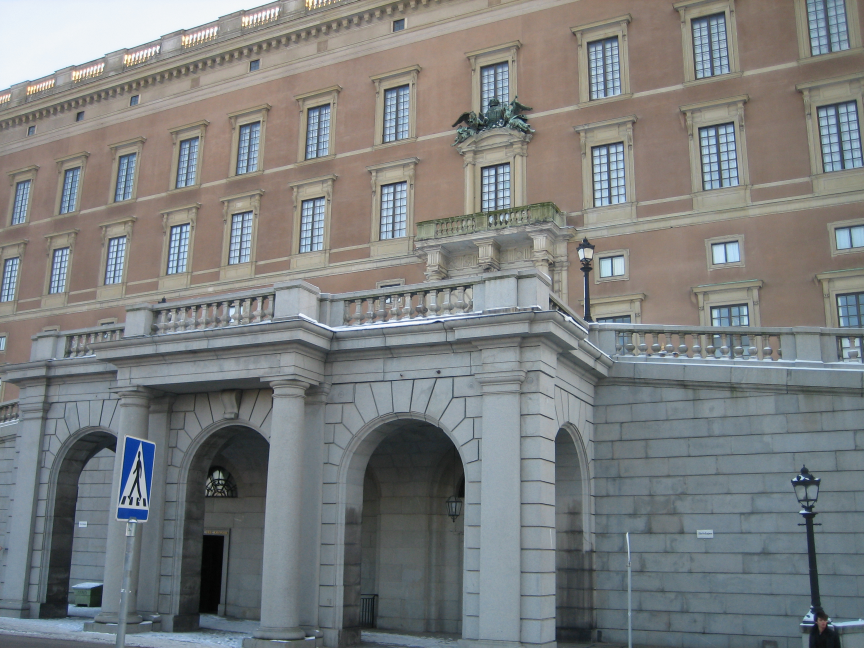
#> input picture Data2/client/obj10_t1.JPG, 2592 x 1944 px (shown at 1/3 size); its folder holds only this picture in this run
$ python feature_extraction.py
#> lines starting #> are read from the running program, lines starting #| are printed output that depends on the picture
### utils.py
import os
import cv2


def read_images(root_folder):
    client_dict = {}
    server_dict = {}
    for root, folder, files in os.walk(os.path.join(root_folder, 'client')):
        for name in files:
            img_path = os.path.join(root, name)
            if img_path.endswith('.JPG'):
                img = cv2.cvtColor(cv2.imread(img_path), cv2.COLOR_BGR2GRAY)
                obj_num = name.split('.JPG')[0].split('obj')[-1]
                client_dict[obj_num] = img

    for root, folder, files in os.walk(os.path.join(root_folder, 'server')):
        for name in files:
            img_path = os.path.join(root, name)
            if img_path.endswith('.JPG'):
                img = cv2.cvtColor(cv2.imread(img_path), cv2.COLOR_BGR2GRAY)
                obj_num = name.split('.JPG')[0].split('obj')[-1]
                server_dict[obj_num] = img
    print(client_dict.keys(), server_dict.keys())
    return client_dict, server_dict

### feature_extraction.py
from utils import *
import numpy as np


def kp_detector_sift(img, n_features=0, contrast_threshold=0.04, edge_threshold=10, if_plot=False):
    sift = cv2.xfeatures2d.SIFT_create(nfeatures=n_features, contrastThreshold=contrast_threshold,
                                       edgeThreshold=edge_threshold)
    kp, des = sift.detectAndCompute(img, None)  # keypoints and descriptors
    if if_plot:
        kp_img = cv2.drawKeypoints(img, kp, img, flags=cv2.DRAW_MATCHES_FLAGS_DRAW_RICH_KEYPOINTS)
        cv2.imshow('kp_img', kp_img)
        cv2.waitKey(0)
        cv2.destroyAllWindows()
    # print(len(des))
    return des


def group_features(data_dict, obj_num_max, img_num_max, img_name_pre='', if_plot=False):
    stacked_dict = {}
    num_features = []
    for obj_num in range(1, obj_num_max+1, 1):
        des_object = []
        for img_num in range(1, img_num_max+1, 1):
            obj_key = f'{obj_num}_{img_name_pre}{img_num}'
            if obj_key in data_dict.keys():
                server_img = data_dict[obj_key]
                # if_plot = True if img_num == 1 and obj_num <= 2 else False
                server_des = kp_detector_sift(server_img, n_features=5000, if_plot=if_plot)
                des_object.append(server_des)
        feature_object = np.concatenate(des_object, axis=0)
        num_features.append(feature_object.shape[0])
        stacked_dict[obj_num] = feature_object
    return stacked_dict, num_features


def main():
    client_dict, server_dict = read_images('Data2')
#> in read_images, `img = cv2.cvtColor(cv2.imread(img_path), cv2.COLOR_BGR2GRAY)`:
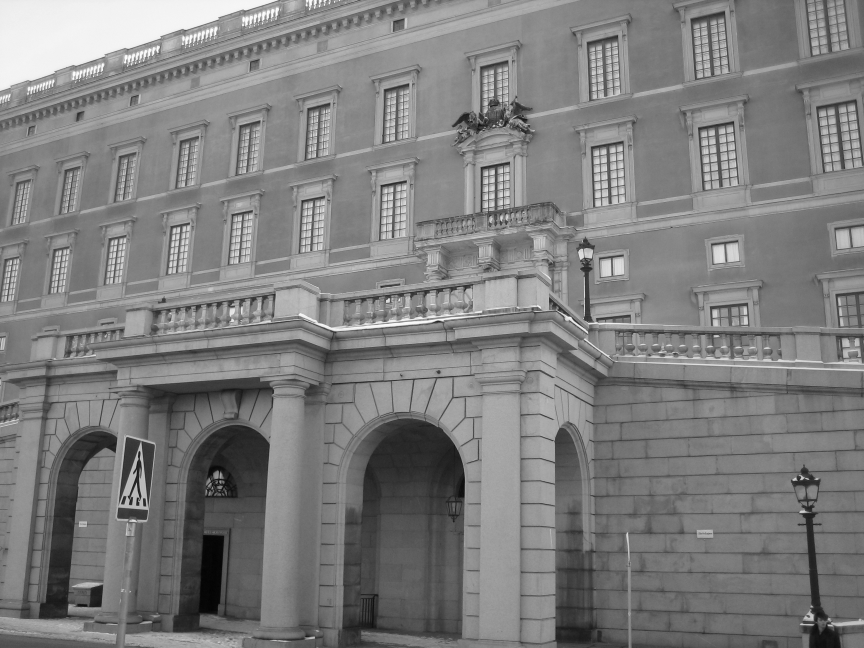
#> img: shape (1944, 2592) (shown at 1/3 size); min 0, max 255, mean 126.4
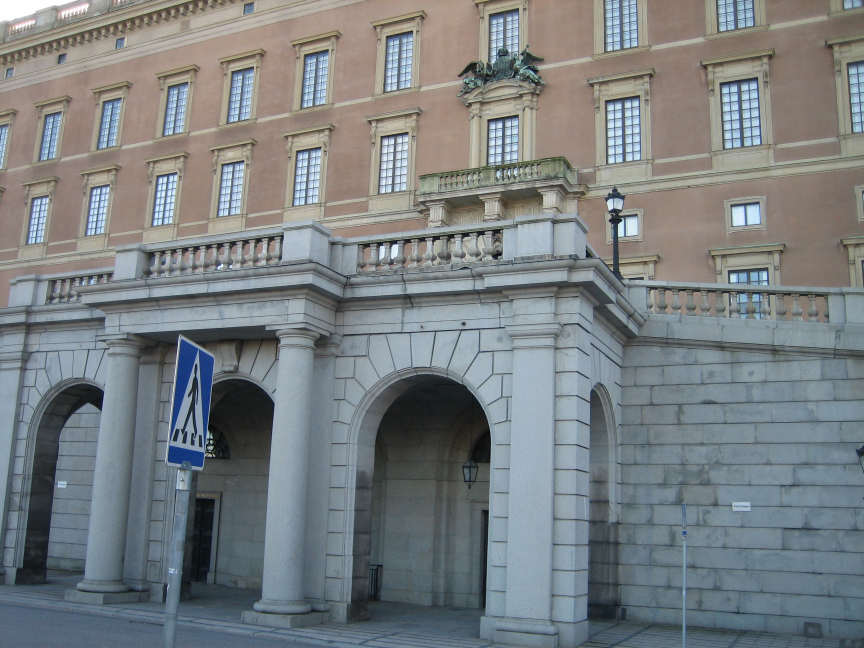
#> input picture Data2/server/obj10_2.JPG, 2592 x 1944 px (shown at 1/3 size)
#> in read_images, `img = cv2.cvtColor(cv2.imread(img_path), cv2.COLOR_BGR2GRAY)`:
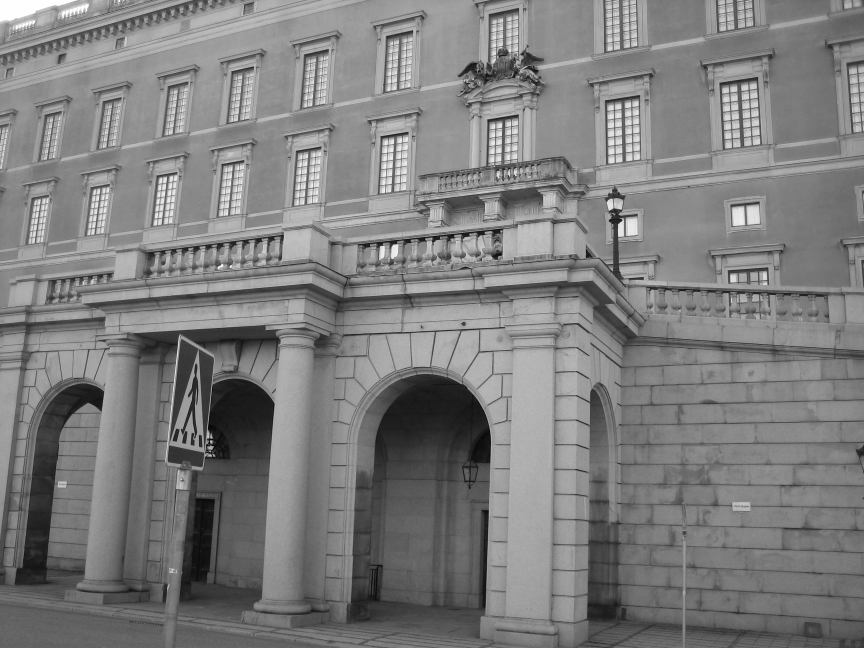
#> img: shape (1944, 2592) (shown at 1/3 size); min 0, max 255, mean 126
#| dict_keys(['10_t1']) dict_keys(['10_2'])
#> client_dict = 1 item; server_dict = 1 item

    # part2-a
    stacked_server_dict, num_server_features = group_features(server_dict, obj_num_max=50, img_num_max=5,
                                                              img_name_pre='')
#> after the loop in group_features, `for obj_num in range(1, obj_num_max+1, 1):`: num_features = []; stacked_dict = 0 items
    print(sum(num_server_features)/len(num_server_features))  # 5960.52

    # part2-b
    stacked_client_dict, num_client_features = group_features(client_dict, obj_num_max=50, img_num_max=1,
                                                              img_name_pre='t')
    print(sum(num_client_features) / len(num_client_features))  # 2000.1

    np.save("stacked_server_dict.npy", stacked_server_dict)
    np.save("stacked_client_dict.npy", stacked_client_dict)


if __name__ == '__main__':
#> (the run stopped early here; a loop or call above may not have finished)
